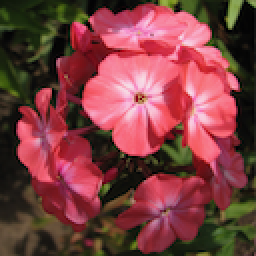
#> input picture bunga/0001.png, 128 x 128 px, given in place of 00_002.png, which was not available (shown 2 times larger)
$ jupyter execute flipping.ipynb   (text cells are left out)
#> lines starting #> are read from the running program, lines starting #| are printed output that depends on the picture; pictures that were not available may be replaced by others from this repository, and a replacement may not be noted
[cell 1]
from google.colab import drive #buat loot drive
drive.mount('/content/drive')

[cell 2]
# import the necessary packages
from matplotlib import pyplot as plt
import numpy as np
import argparse
import cv2

[cell 3]
def plt_imshow(title, image):
	# convert the image frame BGR to RGB color space and display it
	image = cv2.cvtColor(image, cv2.COLOR_BGR2RGB)
	plt.imshow(image)
	plt.title(title)
	plt.grid(False)
	plt.show()

[cell 4]
cd drive/MyDrive/

[cell 5]
# # construct the argument parser and parse the arguments
# ap = argparse.ArgumentParser()
# ap.add_argument("-i", "--image", type=str, default="office.jfif",
# 	help="path to the input image")
# args = vars(ap.parse_args())

# since we are using Jupyter Notebooks we can replace our argument
# parsing code with *hard coded* arguments and values
args = {
	"image": "/content/drive/MyDrive/TKC/00_002.png"
}

[cell 6]
# load the original input image and display it to our screen
image = cv2.imread(args["image"])
#> image is the input picture: shape (128, 128, 3); mean B, G, R 64.3, 63.1, 124
plt_imshow("Original", image)

# flip the image horizontally
print("[INFO] flipping image horizontally...")
flipped = cv2.flip(image, 1)
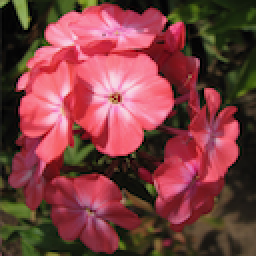
#> flipped: shape (128, 128, 3) (shown 2 times larger); mean B, G, R 64.3, 63.1, 124
plt_imshow("Flipped Horizontally", flipped)

[cell 7]
# flip the image vertically
flipped = cv2.flip(image, 0)
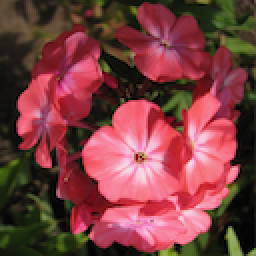
#> flipped: shape (128, 128, 3) (shown 2 times larger); mean B, G, R 64.3, 63.1, 124
print("[INFO] flipping image vertically...")
plt_imshow("Flipped Vertically", flipped)

[cell 8]
# flip the image along both axes
flipped = cv2.flip(image, -1)
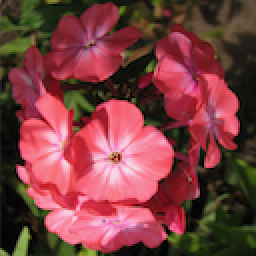
#> flipped: shape (128, 128, 3) (shown 2 times larger); mean B, G, R 64.3, 63.1, 124
print("[INFO] flipping image horizontally and vertically...")
plt_imshow("Flipped Horizontally & Vertically", flipped)

$ run again, on bunga/0002.png
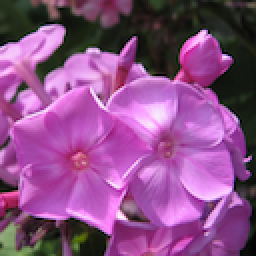
#> input picture bunga/0002.png, 128 x 128 px, given in place of 00_002.png, which was not available (shown 2 times larger)
#> image is the input picture: shape (128, 128, 3); mean B, G, R 135.1, 78.9, 139.8
#> `flipped = cv2.flip(image, 0)`:
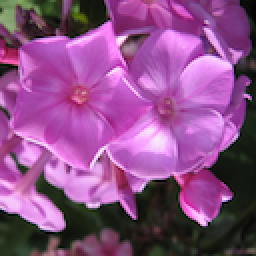
#> flipped: shape (128, 128, 3) (shown 2 times larger); mean B, G, R 135.1, 78.9, 139.8
#> `flipped = cv2.flip(image, -1)`:
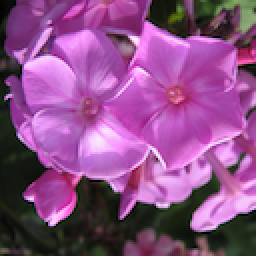
#> flipped: shape (128, 128, 3) (shown 2 times larger); mean B, G, R 135.1, 78.9, 139.8

$ run again, on bunga/0003.png
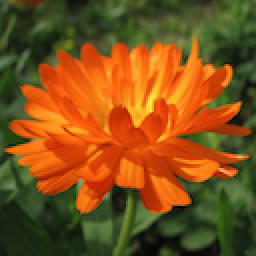
#> input picture bunga/0003.png, 128 x 128 px, given in place of 00_002.png, which was not available (shown 2 times larger)
#> image is the input picture: shape (128, 128, 3); mean B, G, R 26.1, 80.8, 126.9
#> `flipped = cv2.flip(image, 0)`:
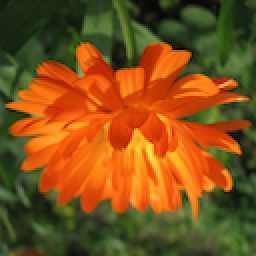
#> flipped: shape (128, 128, 3) (shown 2 times larger); mean B, G, R 26.1, 80.8, 126.9
#> `flipped = cv2.flip(image, -1)`:
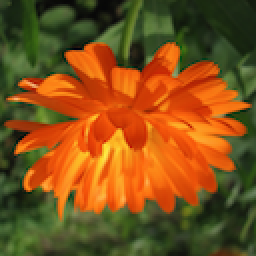
#> flipped: shape (128, 128, 3) (shown 2 times larger); mean B, G, R 26.1, 80.8, 126.9
